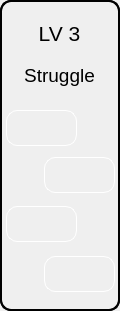
  <widget class="QGroupBox" name="groupBox3">
   <property name="geometry">
    <rect>
     <x>263</x>
     <y>60</y>
     <width>120</width>
     <height>311</height>
    </rect>
   </property>
   <property name="autoFillBackground">
    <bool>false</bool>
   </property>
   <property name="styleSheet">
    <string notr="true">background-image: url(:/SPCTF Logo/PixelGrass1.png);
color: rgb(255, 255, 255);
border-style: outset;
border-width: 2px;
border-radius: 11px;
border-color: black;
padding: 4px;</string>
   </property>
   <property name="title">
    <string/>
   </property>
   <widget class="QPushButton" name="pushButton3">
    <property name="geometry">
     <rect>
      <x>0</x>
      <y>0</y>
      <width>120</width>
      <height>311</height>
     </rect>
    </property>
    <property name="minimumSize">
     <size>
      <width>120</width>
      <height>311</height>
     </size>
    </property>
    <property name="maximumSize">
     <size>
      <width>120</width>
      <height>311</height>
     </size>
    </property>
    <property name="font">
     <font>
      <pointsize>16</pointsize>
      <weight>50</weight>
      <italic>false</italic>
      <bold>false</bold>
      <underline>false</underline>
      <strikeout>false</strikeout>
      <kerning>true</kerning>
     </font>
    </property>
    <property name="layoutDirection">
     <enum>Qt::LeftToRight</enum>
    </property>
    <property name="autoFillBackground">
     <bool>false</bool>
    </property>
    <property name="styleSheet">
     <string notr="true">background-image: url(:/SPCTF Logo/RAW IMG/PixelMountain1.png);
color: rgb(255, 255, 255);
border-style: outset;
border-width: 2px;
border-radius: 11px;
border-color: black;
padding: 4px;</string>
    </property>
    <property name="text">
     <string/>
    </property>
    <property name="checkable">
     <bool>false</bool>
    </property>
    <property name="autoRepeat">
     <bool>false</bool>
    </property>
    <property name="autoDefault">
     <bool>false</bool>
    </property>
    <property name="default">
     <bool>false</bool>
    </property>
   </widget>
   <widget class="QLabel" name="LV3_Label">
    <property name="enabled">
     <bool>true</bool>
    </property>
    <property name="geometry">
     <rect>
      <x>2</x>
      <y>60</y>
      <width>115</width>
      <height>31</height>
     </rect>
    </property>
    <property name="minimumSize">
     <size>
      <width>115</width>
      <height>31</height>
     </size>
    </property>
    <property name="maximumSize">
     <size>
      <width>115</width>
      <height>31</height>
     </size>
    </property>
    <property name="font">
     <font>
      <pointsize>14</pointsize>
     </font>
    </property>
    <property name="styleSheet">
     <string notr="true">background-image: url(:/SPCTF Logo/RAW IMG/color2.png);
color: rgb(0, 0, 0);
border-style: None;
border-width: 0px;
border-radius: 0px;
border-color: black;
padding: 0px;</string>
    </property>
    <property name="text">
     <string>&lt;html&gt;&lt;head/&gt;&lt;body&gt;&lt;p align=&quot;center&quot;&gt;Struggle&lt;/p&gt;&lt;/body&gt;&lt;/html&gt;</string>
    </property>
    <property name="textFormat">
     <enum>Qt::RichText</enum>
    </property>
   </widget>
   <widget class="QLabel" name="LV3_Text">
    <property name="geometry">
     <rect>
      <x>2</x>
      <y>2</y>
      <width>115</width>
      <height>64</height>
     </rect>
    </property>
    <property name="font">
     <font>
      <pointsize>16</pointsize>
     </font>
    </property>
    <property name="styleSheet">
     <string notr="true">background-image: url(:/SPCTF Logo/RAW IMG/PixelMountain1.png);
color: rgb(0, 0, 0);
border-style: None;
border-width: 0px;
border-radius: 11px;
border-color: black;
padding: 0px;</string>
    </property>
    <property name="text">
     <string>&lt;html&gt;&lt;head/&gt;&lt;body&gt;&lt;p align=&quot;center&quot;&gt;LV 3&lt;/p&gt;&lt;/body&gt;&lt;/html&gt;</string>
    </property>
   </widget>
   <widget class="QPushButton" name="Lieda_Pro_Button">
    <property name="enabled">
     <bool>true</bool>
    </property>
    <property name="geometry">
     <rect>
      <x>6</x>
      <y>206</y>
      <width>71</width>
      <height>36</height>
     </rect>
    </property>
    <property name="font">
     <font>
      <stylestrategy>PreferDefault</stylestrategy>
     </font>
    </property>
    <property name="autoFillBackground">
     <bool>false</bool>
    </property>
    <property name="styleSheet">
     <string notr="true">image: url(:/SPCTF Logo/RAW IMG/LiedaPro.png);
background-image: url(:/SPCTF Logo/RAW IMG/color.png);
border-style: outset;
border-width: 1px;
border-radius: 11px;
border-color: white;
padding: 3px;</string>
    </property>
    <property name="text">
     <string/>
    </property>
   </widget>
   <widget class="QPushButton" name="Maze_Button">
    <property name="geometry">
     <rect>
      <x>44</x>
      <y>256</y>
      <width>71</width>
      <height>36</height>
     </rect>
    </property>
    <property name="font">
     <font>
      <stylestrategy>PreferDefault</stylestrategy>
     </font>
    </property>
    <property name="autoFillBackground">
     <bool>false</bool>
    </property>
    <property name="styleSheet">
     <string notr="true">image: url(:/SPCTF Logo/RAW IMG/Maze.png);
background-image: url(:/SPCTF Logo/RAW IMG/color.png);
border-style: outset;
border-width: 1px;
border-radius: 11px;
border-color: white;
padding: 3px;</string>
    </property>
    <property name="text">
     <string/>
    </property>
   </widget>
   <widget class="QPushButton" name="RDP_Button">
    <property name="geometry">
     <rect>
      <x>44</x>
      <y>157</y>
      <width>71</width>
      <height>36</height>
     </rect>
    </property>
    <property name="font">
     <font>
      <stylestrategy>PreferDefault</stylestrategy>
     </font>
    </property>
    <property name="autoFillBackground">
     <bool>false</bool>
    </property>
    <property name="styleSheet">
     <string notr="true">image: url(:/SPCTF Logo/RAW IMG/RDP.png);
background-image: url(:/SPCTF Logo/RAW IMG/color.png);
border-style: outset;
border-width: 1px;
border-radius: 11px;
border-color: white;
padding: 3px;</string>
    </property>
    <property name="text">
     <string/>
    </property>
   </widget>
   <widget class="QPushButton" name="Eighty_Button">
    <property name="geometry">
     <rect>
      <x>6</x>
      <y>110</y>
      <width>71</width>
      <height>36</height>
     </rect>
    </property>
    <property name="font">
     <font>
      <stylestrategy>PreferDefault</stylestrategy>
     </font>
    </property>
    <property name="autoFillBackground">
     <bool>false</bool>
    </property>
    <property name="styleSheet">
     <string notr="true">image: url(:/SPCTF Logo/RAW IMG/8086.png);
background-image: url(:/SPCTF Logo/RAW IMG/color.png);
border-style: outset;
border-width: 1px;
border-radius: 11px;
border-color: white;
padding: 5px;</string>
    </property>
    <property name="text">
     <string/>
    </property>
   </widget>
   <zorder>pushButton3</zorder>
   <zorder>LV3_Text</zorder>
   <zorder>LV3_Label</zorder>
   <zorder>Lieda_Pro_Button</zorder>
   <zorder>Maze_Button</zorder>
   <zorder>RDP_Button</zorder>
   <zorder>Eighty_Button</zorder>
  </widget>
